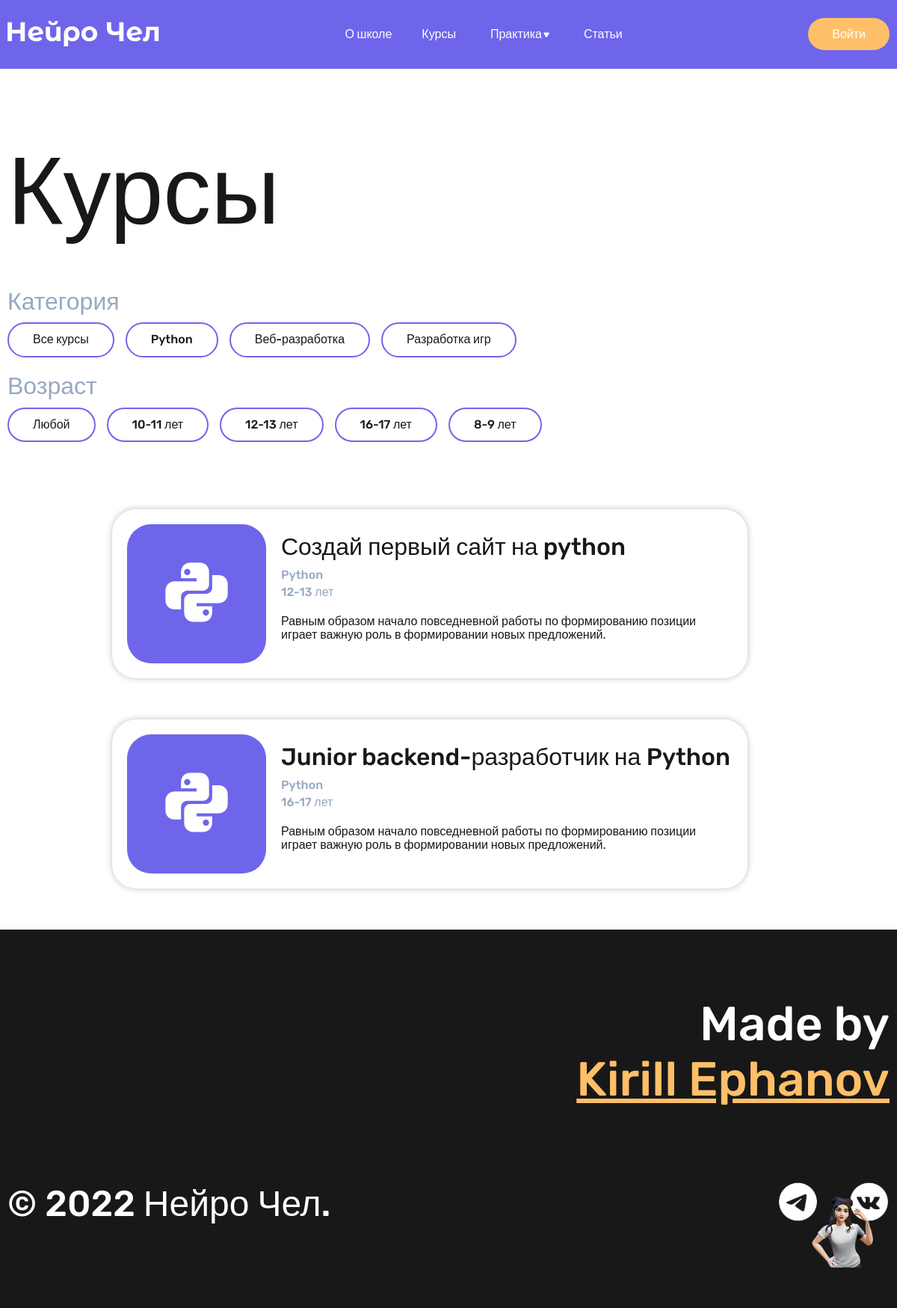
The page /courses/category/2/ on the database its author committed.
### blablycode_app/models.py (models this page shows, shortened)
class Category(models.Model):
    category_title = models.CharField(max_length=150, verbose_name='Название категории')
    def __str__(self):
        return self.category_title
    class Meta:
        verbose_name = 'Категория'
        verbose_name_plural = 'Категории'
        ordering = ['category_title']

class Age(models.Model):
    age_title = models.CharField(max_length=50, verbose_name='Возраст')
    def __str__(self):
        return self.age_title
    class Meta:
        verbose_name = 'Возраст'
        verbose_name_plural = 'Возраст'
        ordering = ['age_title']

class Course(models.Model):
    сourse_title = models.CharField(max_length=150, verbose_name='Название курса')
    course_icon = models.ImageField(upload_to='photos/%Y/%m/%d/', verbose_name='Иконка курса', blank=True)
    course_description = models.TextField(max_length=250, verbose_name='Описание курса')
    course_category = models.ForeignKey('Category', on_delete=models.PROTECT, null=True, verbose_name='Категория')
    course_created_at = models.DateTimeField(auto_now_add=True, verbose_name='Дата создания')
    course_age = models.ForeignKey('Age', on_delete=models.PROTECT, null=True, verbose_name='Возраст')
    class Meta:
        verbose_name = 'Курс'
        verbose_name_plural = 'Курсы'
        ordering = ['-course_created_at']

### blablycode_app/views.py (the view)
# urls.py: path('courses/category/<int:category_id>/', get_courses_category, name='courses_category'),
def get_courses_category(request, category_id):
    courses = Course.objects.filter(course_category_id=category_id)
    categories = Category.objects.all()
    category = Category.objects.get(pk=category_id)
    age = Age.objects.all()
    context = {'courses': courses, 'categories': categories, 'age': age, 'category': category}
    return render(request=request, template_name='blablycode_app/courses_category.html', context=context)

### blablycode_app/templates/blablycode_app/courses_category.html
{% extends 'base.html' %}
{% block content %}
    <div class="wrapper">
        <h1 class="page-title">Курсы</h1>
    </div>
    <section>
        <div class="wrapper">
            <div class="filter-block">
                <div class="filter-top">
                    <p class="filter__title">
                        Категория
                    </p>
                    <div class="filter__content">
                        <a href="{% url 'courses' %}" class="filter__link">Все курсы</a>
                        {% for item in categories %}
                        <a href="{% url 'courses_category' item.pk %}" class="filter__link">{{ item.category_title }}</a>
                        {% endfor %}
                    </div>
                </div>
                <div class="filter-bottom">
                    <p class="filter__title">
                        Возраст
                    </p>
                    <div class="filter__content">
                        <a href="{% url 'courses' %}" class="filter__link">Любой</a>
                        {% for item in age %}
                        <a href="{% url 'courses_age' item.pk %}" class="filter__link">{{ item.age_title }}</a>
                        {% endfor %}
                    </div>
                </div>
            </div>
        </div>
    </section>
    <section>
        <div class="course-catalog-wrapper">
            <div class="course-catalog">
                {% for item in courses %}
                <a href="{% url 'open_course' item.pk %}" class="card-link">
                    <div class="course-card">
                        <div class="course-card-container">
                            <div class="course-card__photo">
                                {% if item.course_icon %}
                                <img src="{{ item.course_icon.url }}" alt="" class="course-card__photo__img">
                                {% endif %}
                            </div>
                            <div class="course-card__content">
                                <p class="course-card__title">
                                    {{ item.сourse_title }}
                                </p>
                                <div class="course-card__categories">
                                    <p class="course-card__category">
                                        {{ item.course_category }}
                                    </p>
                                    <p class="course-card__category">
                                        {{ item.course_age }}
                                    </p>
                                </div>
                                <p class="course-card__description">
                                    {{ item.course_description }}
                                </p>
                            </div>
                        </div>
                    </div>
                </a>
                {% endfor %}
            </div>
        </div>
    </section>
{% endblock %}

### blablycode/static/styles/style.css (style rules this page uses)
:root { --dark: #181818; --blue: #6E65EB; --orange: #FFBF69; --grey: #97A8C1; }
html { background-color: var(--dark); }
body { font-family: 'Rubik', sans-serif; color: var(--dark); background-color: #fff; }
.wrapper { max-width: 1180px; padding-right: 5px; padding-left: 5px; margin: 0 auto; }
.page-title { font-size: 128px; font-weight: 500; margin-top: 90px; margin-bottom: 55px; }
.filter-block { margin-bottom: 90px; }
.filter-top { margin-bottom: 20px; }
.filter__title { color: var(--grey); font-size: 32px; font-weight: 500; margin-top: 0; margin-bottom: 10px; }
.filter__content { display: flex; flex-wrap: wrap; gap: 15px; }
.filter__link { color: var(--dark); text-decoration: none; font-size: 16px; font-weight: 500; border: 2px solid var(--blue); border-radius: 100px; padding: 12px 32px; display: inline-block; }
.course-catalog-wrapper { max-width: 900px; padding-right: 5px; padding-left: 5px; margin: 0 auto; }
.card-link { color: var(--dark); text-decoration: none; }
.course-card { border-radius: 32px; padding: 20px; box-shadow: 0px 0px 8px rgba(0, 0, 0, 0.25); max-width: 850px; box-sizing: border-box; margin-bottom: 55px; }
.course-card-container { display: flex; align-items: center; }
.course-card__photo { border-radius: 32px; margin-right: 20px; width: 186px; height: 186px; }
.course-card__photo__img { border-radius: 32px; width: 186px; height: 186px; }
.course-card__title { font-size: 32px; font-weight: 500; margin: 0; }
.course-card__categories { margin-top: 10px; margin-bottom: 0; }
.course-card__category { color: var(--grey); font-size: 16px; font-weight: 500; margin-top: 5px; margin-bottom: 0; }
.course-card__description { font-size: 16px; margin-top: 20px; }

### rows shown on the page
Category: category_title "Python"
Category: category_title "Веб-разработка"
Category: category_title "Разработка игр"
Age: age_title "10-11 лет"
Age: age_title "12-13 лет"
Age: age_title "16-17 лет"
Age: age_title "8-9 лет"
Course: course_icon (picture), сourse_title "Создай первый сайт на python", course_category "Python", course_age "12-13 лет", course_description "Равным образом начало повседневной работы по формированию позиции играет важную роль в формировании новых предложений."
Course: course_icon (picture), сourse_title "Junior backend-разработчик на Python", course_category "Python", course_age "16-17 лет", course_description "Равным образом начало повседневной работы по формированию позиции играет важную роль в формировании новых предложений."
